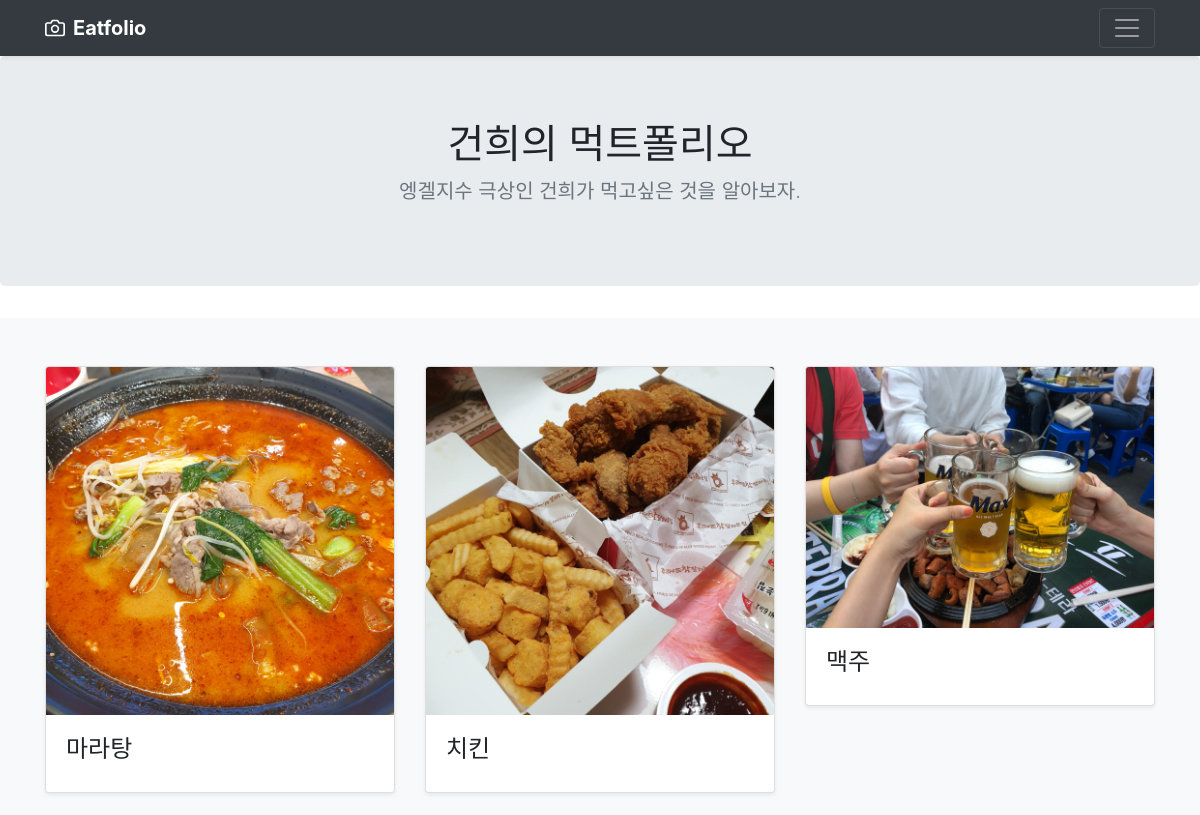
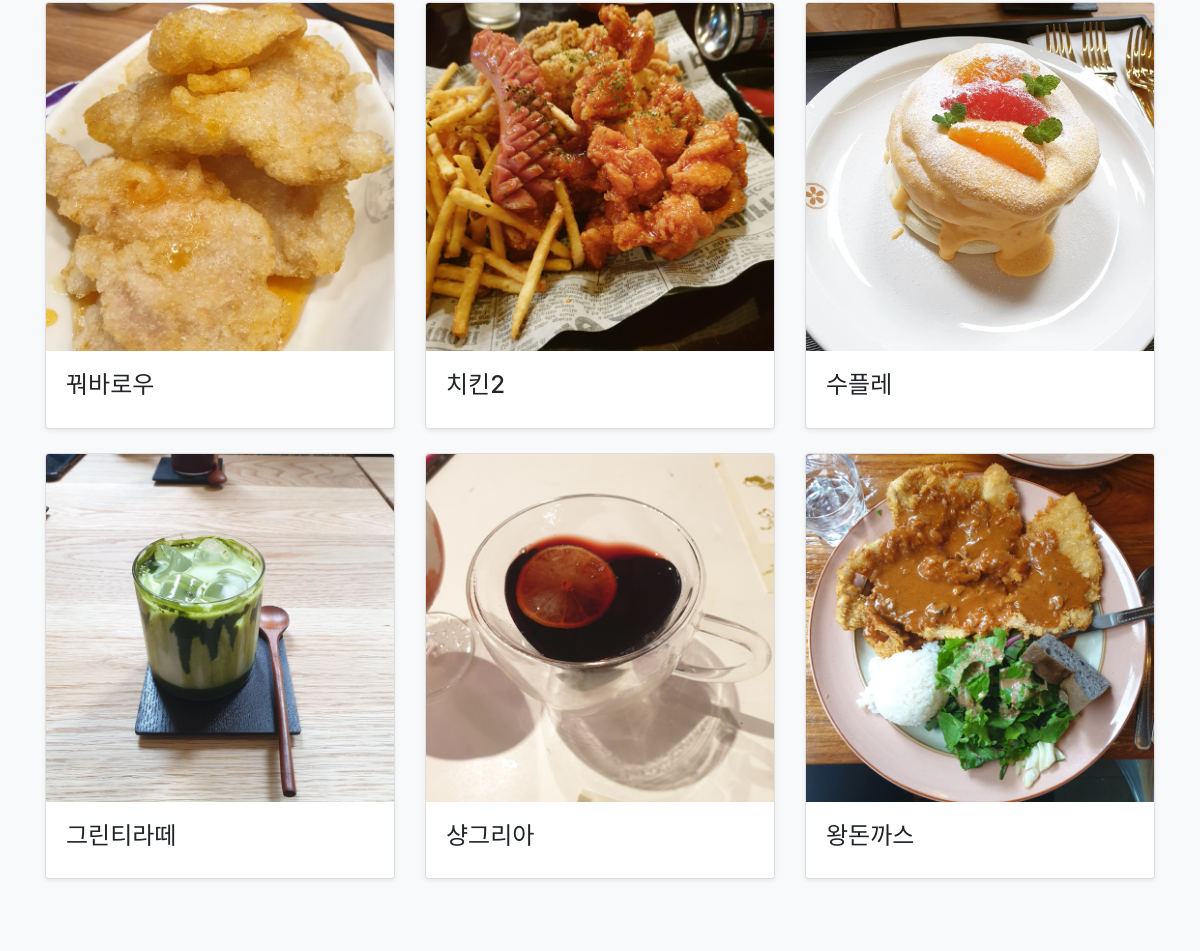
The page / on the database its author committed (2 pictures, top to bottom).
### blog/models.py (models this page shows, shortened)
class Blog(models.Model):
    title = models.CharField(max_length=200)
    image = models.ImageField(upload_to='images/')
    pub_date = models.DateTimeField('date published')
    body = models.TextField()

### blog/views.py (the view)
# urls.py: 2. Add a URL to urlpatterns:  path('', views.home, name='home')
def home(request):
    blogs = Blog.objects
    return render(request, 'blog/home.html', {'blogs':blogs})

### blog/templates/blog/home.html (shortened to what this page needs)
{% extends 'base.html' %}
{% block content %}
{% load staticfiles %}
<main role="main">
  <section class="jumbotron text-center">
    <div class="container">
      <h1 class="jumbotron-heading">건희의 먹트폴리오</h1>
      <p class="lead text-muted">엥겔지수 극상인 건희가 먹고싶은 것을 알아보자.</p>
    </div>
  </section>
  <div class="album py-5 bg-light">
    <div class="container">
      <div class="row">
        {% for blog in blogs.all %}
        <div class="col-md-4">
          <div class="card mb-4 shadow-sm">
            <img class="card-img-top" src="{{ blog.image.url }}" alt=" Card image cap">
            <div class="card-body">
              <h4>{{ blog.title }}</h4>
            </div>
          </div>
        </div>
        {% endfor %}
      </div>
    </div>
  </div>
</main>
{% endblock %}

### blogproject/templates/base.html (shortened to what this page needs)
<!DOCTYPE html>
<html lang="en">
<head>
    <link rel="stylesheet" href="https://stackpath.bootstrapcdn.com/bootstrap/4.3.1/css/bootstrap.min.css"
>
</head>
<body>
  <div class="navbar navbar-dark bg-dark shadow-sm">
        <div class="container d-flex justify-content-between">
          <a href="{% url 'home'%}" class="navbar-brand d-flex align-items-center">
            <strong>Eatfolio</strong>
          </a>
          <button class="navbar-toggler" type="button" data-toggle="collapse" data-target="#navbarHeader"
            aria-controls="navbarHeader" aria-expanded="false" aria-label="Toggle navigation">
            <span class="navbar-toggler-icon"></span>
          </button>
        </div>
      </div>
    <div>
        {% block content %}
        {% endblock %}
    </div>
</body>
</html>

### rows shown on the page
Blog: image (picture), title "마라탕"
Blog: image (picture), title "치킨"
Blog: image (picture), title "맥주"
Blog: image (picture), title "꿔바로우"
Blog: image (picture), title "치킨2"
Blog: image (picture), title "수플레"
Blog: image (picture), title "그린티라떼"
Blog: image (picture), title "샹그리아"
Blog: image (picture), title "왕돈까스"
